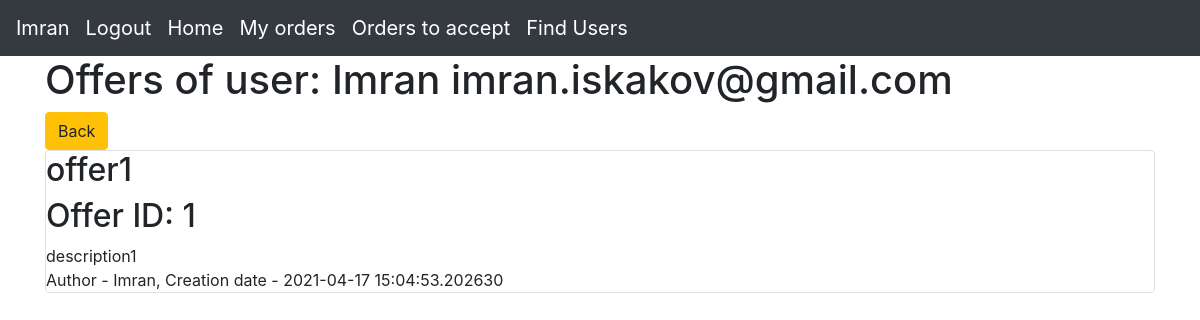
Before: /display_offers/1 (signed in) with the older database file.
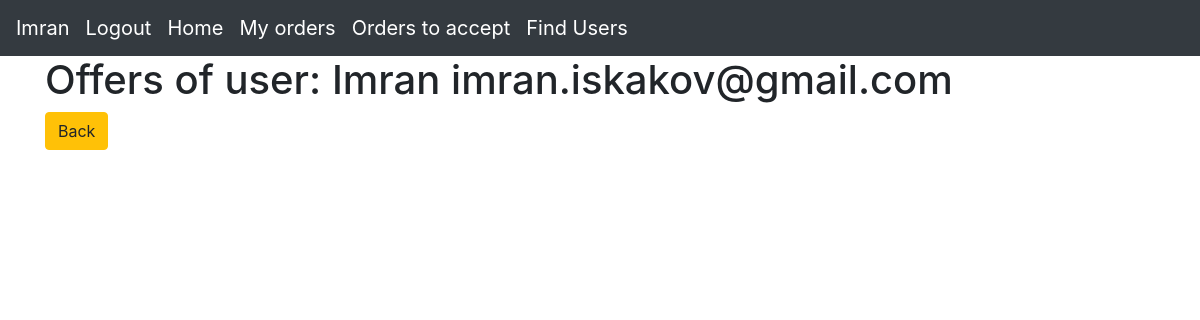
After: the same page with the newer database file.
### data/users.py (models this page shows, shortened)
class User(SqlAlchemyBase, UserMixin):
    __tablename__ = 'users'
    id = sqlalchemy.Column(sqlalchemy.Integer, primary_key=True, autoincrement=True)
    name = sqlalchemy.Column(sqlalchemy.String, nullable=True)
    about = sqlalchemy.Column(sqlalchemy.String, nullable=True)
    email = sqlalchemy.Column(sqlalchemy.String, index=True, unique=True, nullable=True)
    hashed_password = sqlalchemy.Column(sqlalchemy.String, nullable=True)
    created_date = sqlalchemy.Column(sqlalchemy.DateTime, default=datetime.datetime.now)
    offers = orm.relation("Offer", back_populates='user')
    country = sqlalchemy.Column(sqlalchemy.String, nullable=True)
    city = sqlalchemy.Column(sqlalchemy.String, nullable=True)
    district = sqlalchemy.Column(sqlalchemy.String, nullable=True)
    building = sqlalchemy.Column(sqlalchemy.String, nullable=True)

### data/offers.py (models this page shows)
class Offer(SqlAlchemyBase):
    __tablename__ = 'offers'
    id = sqlalchemy.Column(sqlalchemy.Integer, primary_key=True, autoincrement=True)
    title = sqlalchemy.Column(sqlalchemy.String, nullable=True)
    content = sqlalchemy.Column(sqlalchemy.String, nullable=True)
    created_date = sqlalchemy.Column(sqlalchemy.DateTime, default=datetime.datetime.now)
    is_taken = sqlalchemy.Column(sqlalchemy.Boolean, default=False)
    user_id = sqlalchemy.Column(sqlalchemy.Integer, sqlalchemy.ForeignKey("users.id"))
    user = orm.relation('User')
    categories = orm.relation("Category", secondary="association", backref="offers")

### main.py (the view)
@app.route('/display_offers/<int:user_id>')
@login_required
def display_offers(user_id):
    db_sess = db_session.create_session()
    offers = db_sess.query(Offer).filter(Offer.user_id == user_id, Offer.is_taken == False).all()
    user = db_sess.query(User).filter((User.id == user_id)).first()
    db_sess.commit()
    return render_template("display_offers.html", offers=offers, user=user)

### data/db_session.py (called while the page is built)
def create_session() -> Session:
    global __factory
    return __factory()

### main.py (called while the page is built)
@login_manager.user_loader
def load_user(user_id):
    db_sess = db_session.create_session()
    return db_sess.query(User).get(user_id)

### templates/display_offers.html (shortened to what this page needs)
{% extends "base.html" %}
{% block content %}
    <h1>Offers of user: {{ user.name }} {{ user.email }}</h1>
    <div>
        <a href="/search_user" class="btn btn-warning">Back</a>
    </div>
    {% for item in offers %}
        {% if item.is_taken == False %}
        <div class="col-md6 border rounded">
            <h2>{{ item.title }}</h2>
            <h2>Offer ID: {{ item.id }}</h2>
            <div>
                {{ item.content }}
            </div>
            <div>
                Author - {{ item.user.name }}, Creation date - {{ item.created_date }}
            </div>
        </div>
        {% endif %}
    {% endfor %}
{% endblock %}

### templates/base.html (shortened to what this page needs)
<!doctype html>
<html lang="en">
<head>
    <link rel="stylesheet"
          href="https://stackpath.bootstrapcdn.com/bootstrap/4.4.1/css/bootstrap.min.css"
>
</head>
<body>
<header>
     <nav class="navbar navbar-expand-lg navbar-dark bg-dark">
      <div class="collapse navbar-collapse" id="navbar">
        <div class="navbar-nav">
          <a class="navbar-brand" href="#">{{current_user.name}}</a>
        {% if current_user.is_authenticated %}
            <a class="navbar-brand" href="/logout">Logout</a>
            <a class="navbar-brand" href="/">Home</a>
            <a class="navbar-brand" href="/my_orders">My orders</a>
            <a class="navbar-brand" href="/orders_to_take">Orders to accept</a>
            <a class="navbar-brand" href="/search_user">Find Users</a>
        {% else %}
            <p>
                <a class="btn btn-primary " href="/register">Sign up</a>
                <a class="btn btn-success" href="/login">Log in</a>
                <a class="btn btn-success" href="/">Main</a>
            </p>
        {% endif %}
        </div>
      </div>
    </nav>
</header>
<main role="main" class="container">
    {% block content %}{% endblock %}
</main>
</body>
</html>

Changed rows visible on the page:
removed Offer: title "offer1", id "1", content "description1", user.name "Imran", created_date "2021-04-17 15:04:53.202630"
